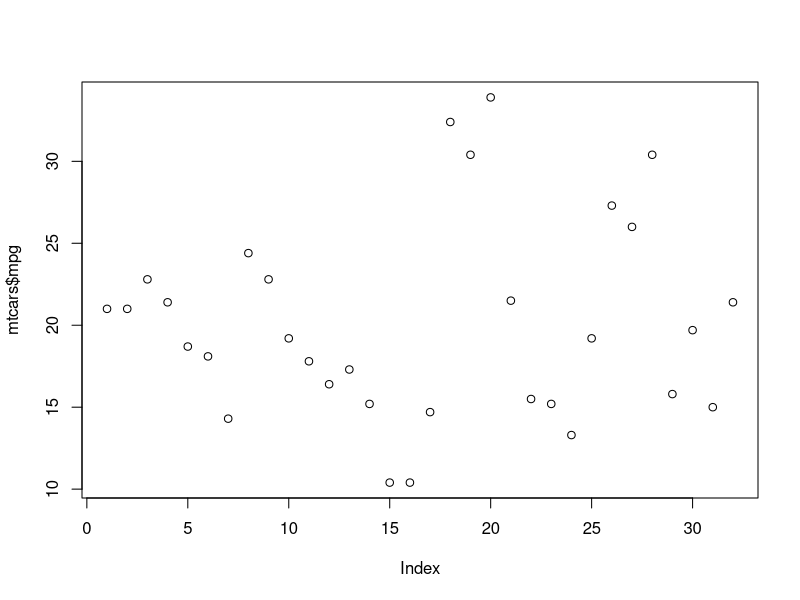
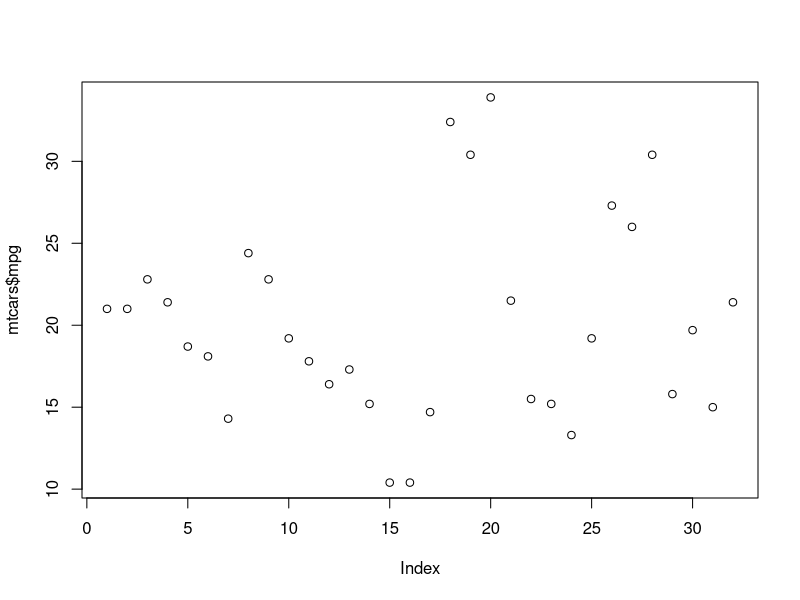
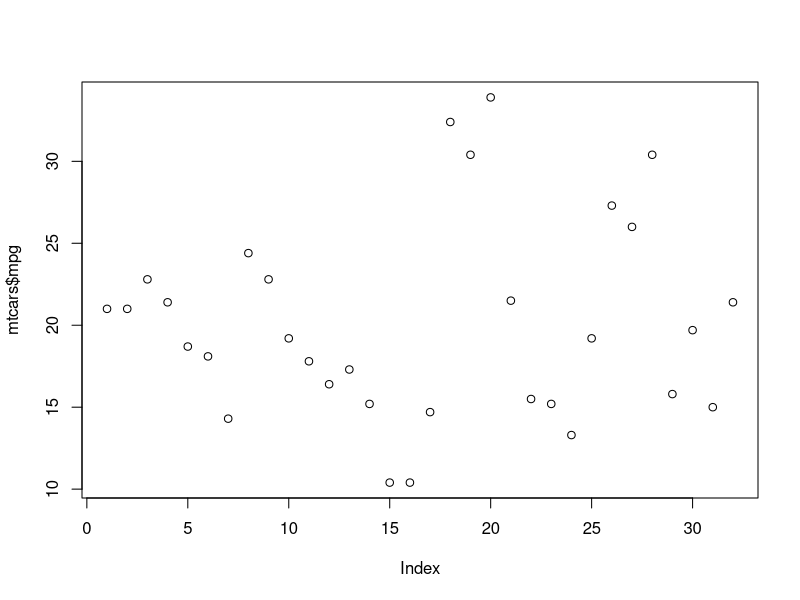

Write the R code that produced these figures, in order.
# Testing out our new R Project

# this directory should match the one shown at the top of the RStudio window
# and where your R Project lives
getwd()

# load in mtcars data set and make a plot
data(mtcars)
plot(mtcars$mpg)

# this should save in the folder our R Project is in
pdf(file = "carplot.pdf")
plot(mtcars$mpg)
dev.off()

# this should save in the Output folder
pdf(file = "Output/carplot.pdf")
plot(mtcars$mpg)
dev.off()

